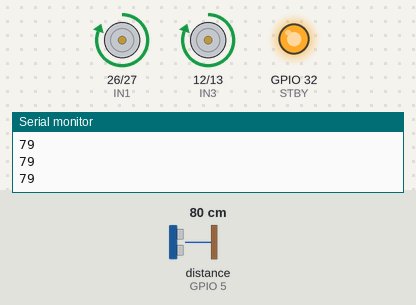
A sketch run on a simulated ESP32. Shown: motor-driver pin pairs drawn as motors (green arrow = first pin HIGH = forward, orange = second pin HIGH = backward, longer = more drive, scaled by the enable pin, stopped while the standby pin is LOW), output pins drawn as LEDs (lit = HIGH), the last lines printed to the serial monitor. Wiring (inferred from the names in the program): ultrasonic range finder: trigger GPIO 4; echo GPIO 5. Inputs (shaded band) come from the test bench; at power-on: distance to the obstacle (sensor on GPIO 5) 80 cm. The echo pulse lasts 58.3 µs per cm; pins used as bus, display or sensor lines are not drawn.

Above: at 1.2 s.
1.3 s: distance to the obstacle (sensor on GPIO 5) set to 23 cm
2.8 s: distance to the obstacle (sensor on GPIO 5) set to 19 cm
At 5.2 s:
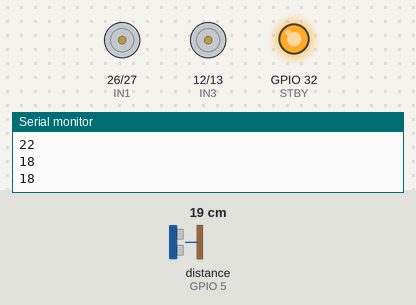
5.8 s: distance to the obstacle (sensor on GPIO 5) set to 35 cm
8.6 s: distance to the obstacle (sensor on GPIO 5) set to 2 cm
At 9.6 s:
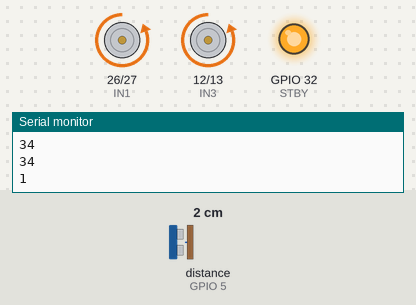
Timing chart, 0 to 12.6 s (numbered marks = the images above; inputs shaded):
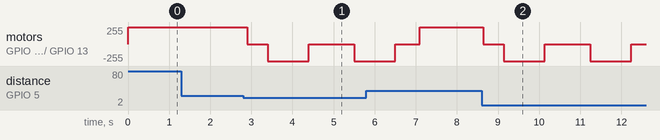

The sketch:

GeneralUltraSonicReadings.ino
```cpp
// ===== MOTOR PINS =====
#define IN1 26
#define IN2 27
#define IN3 12
#define IN4 13
#define ENA 25
#define ENB 14
#define STBY 32

// ===== ULTRASONIC PINS =====
#define TRIG 4
#define ECHO 5

long duration;
int distance;

void setup() {
  // Motor pins
  pinMode(IN1, OUTPUT);
  pinMode(IN2, OUTPUT);
  pinMode(IN3, OUTPUT);
  pinMode(IN4, OUTPUT);
  pinMode(ENA, OUTPUT);
  pinMode(ENB, OUTPUT);
  pinMode(STBY, OUTPUT);

  digitalWrite(ENA, HIGH);
  digitalWrite(ENB, HIGH);
  digitalWrite(STBY, HIGH);

  // Ultrasonic pins
  pinMode(TRIG, OUTPUT);
  pinMode(ECHO, INPUT);

  Serial.begin(115200);
}

void loop() {
  distance = getDistance();
  Serial.println(distance);

  if (distance > 20) {
    forward();
  } else {
    stopMotors();
    delay(500);
    backward();
    delay(1000);
    stopMotors();
    delay(500);
  }

  delay(100);
}

// ===== FUNCTIONS =====

int getDistance() {
  digitalWrite(TRIG, LOW);
  delayMicroseconds(2);

  digitalWrite(TRIG, HIGH);
  delayMicroseconds(10);
  digitalWrite(TRIG, LOW);

  duration = pulseIn(ECHO, HIGH);

  int dist = duration * 0.034 / 2;
  return dist;
}

void forward() {
  digitalWrite(IN1, HIGH);
  digitalWrite(IN2, LOW);
  digitalWrite(IN3, HIGH);
  digitalWrite(IN4, LOW);
}

void backward() {
  digitalWrite(IN1, LOW);
  digitalWrite(IN2, HIGH);
  digitalWrite(IN3, LOW);
  digitalWrite(IN4, HIGH);
}

void stopMotors() {
  digitalWrite(IN1, LOW);
  digitalWrite(IN2, LOW);
  digitalWrite(IN3, LOW);
  digitalWrite(IN4, LOW);
}
```

ServoMotor+Button.cpp
```cpp
#include <ESP32Servo.h>

#define BUTTON 0
#define SERVO_PIN 4

Servo myServo;

void setup() {
  Serial.begin(115200);

  pinMode(BUTTON, INPUT_PULLUP);

  myServo.attach(SERVO_PIN);
  myServo.write(0); // start position
}

void loop() {
  int state = digitalRead(BUTTON);
  myServo.write(110);
  Serial.println("110 degree");
  delay(5000);
  if (state == HIGH) { // pressed
    Serial.println("BUTTON PRESSED");
  }
  myServo.write(0);
  Serial.println("0 degree");
  // } else {
  //   myServo.write(0);
  // }

  delay(50);
}
```

ServoTest.cpp
```cpp
#include <ESP32Servo.h>

Servo myServo;

void setup() {
  myServo.attach(4); // signal pin
}

void loop() {

  myServo.write(180); // max
  delay(1000);
}
```

Measured:
- the behaviour switches between 22 and 21 cm on distance to the obstacle (sensor on GPIO 5) (found by bisection; images 0 and 1)
- after the input at 2.8 s, motor on GPIO 26 (IN1) / GPIO 27 (IN2), motor on GPIO 12 (IN3) / GPIO 13 (IN4): forward 255/255 → stopped after 0.10 s, → backward 255/255 0.50 s later, → stopped 1.0 s later, → backward 255/255 1.1 s later
- after the input at 8.6 s, motor on GPIO 26 (IN1) / GPIO 27 (IN2), motor on GPIO 12 (IN3) / GPIO 13 (IN4): goes stopped 0.50 s, backward 255/255 1.0 s, stopped 1.1 s, backward 255/255 1.0 s, then stopped, starting at once
